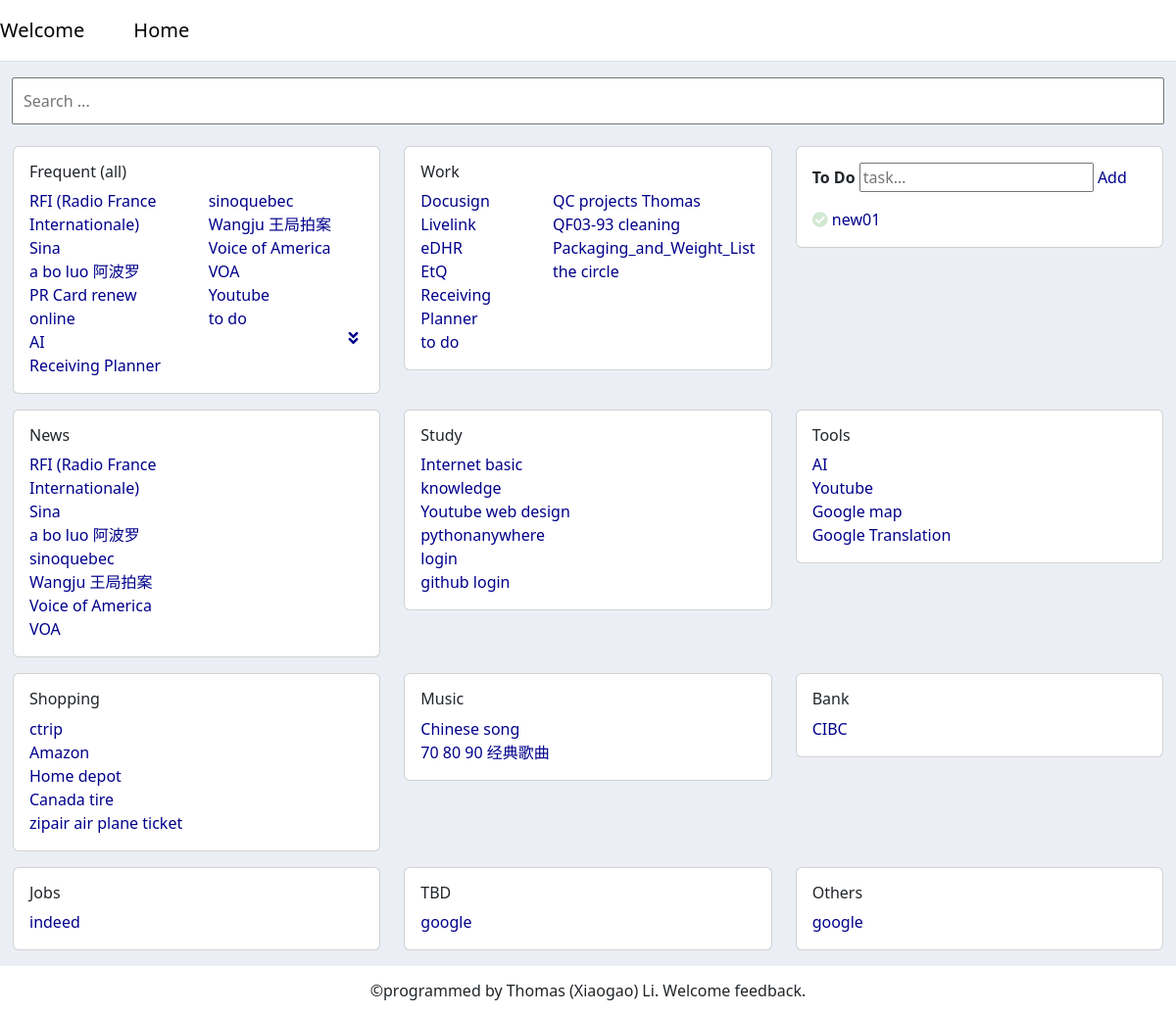
Screenshot of /output_index_list/ with the database file from the repository.
### websites/models.py (models this page shows, shortened)
class Index(models.Model):
    key_words = models.CharField(max_length=2083, null=True)
    address = models.CharField(max_length=2083, null=True)
    category1 = models.ForeignKey(IndexCategory, null=True, on_delete=models.SET_NULL)
    date_created = models.DateTimeField(auto_now_add=True, null=True)
    last_click_date = models.DateTimeField(null=True)
    click_times = models.IntegerField(default=0, null=True)

class ToDoTask(models.Model):
    task_name = models.CharField(max_length=2083, null=True)
    task_reminder1_date = models.DateTimeField(blank=True, null=True)
    task_reminder2_date = models.DateTimeField(blank=True, null=True)
    task_due_date = models.DateTimeField(blank=True, null=True)
    task_done = models.BooleanField(default=False)
    task_created_date = models.DateTimeField(auto_now_add=True, null=True)

### websites/views.py (the view)
# urls.py: path('output_index_list/', output_index_list_view, name='output_index_list'),
def output_index_list_view(request):
    indexes = Index.objects.all().order_by('-click_times')
    total_indexes = indexes.count()
    midpoint = total_indexes // 2
    indexes_first_column = indexes[:midpoint]
    indexes_second_column = indexes[midpoint:]
    indexes_work = Index.objects.filter(category1__category_name="Work")
    if request.method == 'POST':
        todotask_form = ToDoTaskForm(request.POST)
        if todotask_form.is_valid():
            todotask_form.save()
            return redirect('output_index_list')
    else:
        todotask_form = ToDoTaskForm()
    tasks = ToDoTask.objects.filter(task_done=False)
    total_tasks = tasks.count()
    indexes_news = Index.objects.filter(category1__category_name="News").order_by('-click_times')
    indexes_study = Index.objects.filter(category1__category_name="Study")
    indexes_tools = Index.objects.filter(category1__category_name="Tools").order_by('-click_times')
    indexes_shopping = Index.objects.filter(category1__category_name="Shopping")
    indexes_music = Index.objects.filter(category1__category_name="Music")
    indexes_bank = Index.objects.filter(category1__category_name="Bank")
    indexes_jobs = Index.objects.filter(category1__category_name="Jobs")
    indexes_others = Index.objects.filter(category1__category_name="Others")
    context = {
        'indexes': indexes,
        'indexes_first_column': indexes_first_column,
        'indexes_second_column': indexes_second_column,
        'indexes_work': indexes_work,
        'tasks': tasks,
        'todotask_form': todotask_form,
        'total_tasks': total_tasks,
        'indexes_news': indexes_news,
        'indexes_study': indexes_study,
        'indexes_tools': indexes_tools,
        'indexes_shopping': indexes_shopping,
        'indexes_music': indexes_music,
        'indexes_bank': indexes_bank,
        'indexes_jobs': indexes_jobs,
        'indexes_others': indexes_others,
    }
    return render(request, 'websites/main_page.html', context)

### websites/forms.py
class ToDoTaskForm(forms.ModelForm):
    class Meta:
        model = ToDoTask
        fields = '__all__'

### websites/templates/websites/main_page.html (shortened to what this page needs)
{% extends 'base.html' %}
{% load static %}
{% block content %}
<div class="row" style="margin: 12px" >
    <input type="text" id="searchInput" placeholder="Search ..." autofocus>
</div>
<div class="row" style="margin: 1px" id="six_blockers">
    {% include 'websites/block_pages/block_1_1.html' %}
    {% include 'websites/block_pages/block_1_2.html' %}
    {% include 'websites/block_pages/block_1_3.html' %}
    {% include 'websites/block_pages/block_2_1.html' %}
    {% include 'websites/block_pages/block_2_2.html' %}
    {% include 'websites/block_pages/block_2_3.html' %}
    {% include 'websites/block_pages/block_3_1.html' %}
    {% include 'websites/block_pages/block_3_2.html' %}
    {% include 'websites/block_pages/block_3_3.html' %}
    {% include 'websites/block_pages/block_4_1.html' %}
    {% include 'websites/block_pages/block_4_2.html' %}
    {% include 'websites/block_pages/block_4_3.html' %}
</div>
{% endblock content %}

### websites/templates/websites/block_pages/block_1_1.html (shortened to what this page needs)
<div class="col-md-4 block1">
    <div class="card card-body">
        <h6>Frequent (all)</h6>
        <div class="row">
            <div class="col">
                {% for index in indexes|slice:":6" %}
                    <a href="{{ index.address }}" target="_blank" onclick="recordClick({{ index.id }})" class="blue-link">{{index.key_words}}</a>
                    <br>
                {% endfor %}
            </div>
            <div class="col">
                {% for index in indexes|slice:"6:11" %}
                    <a href="{{ index.address }}" target="_blank" onclick="recordClick({{ index.id }})" class="blue-link">{{index.key_words}}</a>
                    <br>
                {% endfor %}
                {% if indexes|length > 11 %}
                    <a href="#" class="blue-link more-link"  style="margin-left: 90%;"><i class="fas fa-angle-double-down"></i></a>
                {% endif %}
            </div>
        </div>
    </div>
</div>

### websites/templates/websites/block_pages/block_1_2.html (shortened to what this page needs)
<div class="col-md-4 block2_1_less">
    <div class="card card-body">
        <h6>Work</h6>
        <div class="row">
            <div class="col">
                {% for index in indexes_work|slice:":6" %}
                    <a href="{{ index.address }}" target="_blank" onclick="recordClick({{ index.id }})" class="blue-link">{{index.key_words}}</a>
                    <br>
                {% endfor %}
            </div>
            <div class="col">
                {% for index in indexes_work|slice:"6:11" %}
                    <a href="{{ index.address }}" target="_blank" onclick="recordClick({{ index.id }})" class="blue-link">{{index.key_words}}</a>
                    <br>
                {% endfor %}
            </div>
        </div>
    </div>
</div>

### websites/templates/websites/block_pages/block_1_3.html (shortened to what this page needs)
    <link rel="stylesheet" href="https://cdnjs.cloudflare.com/ajax/libs/font-awesome/5.15.3/css/all.min.css">
<div class="col-md-4">
    <div class="card card-body">
        <div class="row">
            <form method="post" enctype="multipart/form-data">{% csrf_token %}
                <span style="font-weight: bold;">To Do</span>
                <input name="task_name" placeholder="task…" style="width: 70%; height: 30px;">
                <a href="{% url 'input_todotask' %}" style="margin-right: 20px;" class="blue-link">Add</a>
            </form>
            <div class="row">
                <div class="col-md-6">
                    {% for task in tasks|slice:":6" %}
                        <a href="{% url 'mark-task-done' task.id %}" ><i class="fas fa-check-circle tick-inside" style="font-size: 16px"></i></a>
                        <a href="{% url 'update_todotask_view' task.id %}" class="blue-link ellipsis-link" >{{ task.task_name }}</a>
                    <br>
                    {% endfor %}
                </div>
                <div class="col-md-6">
                </div>
            </div>
        </div>
    </div>
</div>

### websites/templates/websites/block_pages/block_2_1.html (shortened to what this page needs)
<div class="col-md-4 block_news_less">
    <div class="card card-body">
        <h6>News</h6>
        <div class="row">
            <div class="col">
                {% for index in indexes_news|slice:":6" %}
                    <a href="{{ index.address }}" target="_blank" onclick="recordClick({{ index.id }})" class="blue-link">{{index.key_words}}</a>
                    <br>
                {% endfor %}
            </div>
            <div class="col">
            </div>
        </div>
    </div>
</div>

### websites/templates/websites/block_pages/block_2_2.html (shortened to what this page needs)
<div class="col-md-4 block_study_less">
    <div class="card card-body">
        <h6>Study</h6>
        <div class="row">
            <div class="col">
                {% for index in indexes_study|slice:":6" %}
                    <a href="{{ index.address }}" target="_blank" onclick="recordClick({{ index.id }})" class="blue-link">{{index.key_words}}</a>
                    <br>
                {% endfor %}
            </div>
            <div class="col">
            </div>
        </div>
    </div>
</div>

### websites/templates/websites/block_pages/block_2_3.html (shortened to what this page needs)
<div class="col-md-4 block_tools_less">
    <div class="card card-body">
        <h6>Tools</h6>
        <div class="row">
            <div class="col">
                {% for index in indexes_tools|slice:":6" %}
                    <a href="{{ index.address }}" target="_blank" onclick="recordClick({{ index.id }})" class="blue-link">{{index.key_words}}</a>
                    <br>
                {% endfor %}
            </div>
            <div class="col">
            </div>
        </div>
    </div>
</div>

### websites/templates/websites/block_pages/block_3_1.html (shortened to what this page needs)
<div class="col-md-4 block_shopping_less">
    <div class="card card-body">
        <h6>Shopping</h6>
        <div class="row">
            <div class="col">
                {% for index in indexes_shopping|slice:":6" %}
                    <a href="{{ index.address }}" target="_blank" onclick="recordClick({{ index.id }})" class="blue-link">{{index.key_words}}</a>
                    <br>
                {% endfor %}
            </div>
            <div class="col">
            </div>
        </div>
    </div>
</div>

### websites/templates/websites/block_pages/block_3_2.html (shortened to what this page needs)
<div class="col-md-4 block_music_less">
    <div class="card card-body">
        <h6>Music</h6>
        <div class="row">
            <div class="col">
                {% for index in indexes_music|slice:":6" %}
                    <a href="{{ index.address }}" target="_blank" onclick="recordClick({{ index.id }})" class="blue-link">{{index.key_words}}</a>
                    <br>
                {% endfor %}
            </div>
            <div class="col">
            </div>
        </div>
    </div>
</div>

### websites/templates/websites/block_pages/block_3_3.html (shortened to what this page needs)
<div class="col-md-4 block_bank_less">
    <div class="card card-body">
        <h6>Bank</h6>
        <div class="row">
            <div class="col">
                {% for index in indexes_bank|slice:":6" %}
                    <a href="{{ index.address }}" target="_blank" onclick="recordClick({{ index.id }})" class="blue-link">{{index.key_words}}</a>
                    <br>
                {% endfor %}
            </div>
            <div class="col">
            </div>
        </div>
    </div>
</div>

### websites/templates/websites/block_pages/block_4_1.html (shortened to what this page needs)
<div class="col-md-4 block_jobs_less">
    <div class="card card-body">
        <h6>Jobs</h6>
        <div class="row">
            <div class="col">
                {% for index in indexes_jobs|slice:":6" %}
                    <a href="{{ index.address }}" target="_blank" onclick="recordClick({{ index.id }})" class="blue-link">{{index.key_words}}</a>
                    <br>
                {% endfor %}
            </div>
            <div class="col">
            </div>
        </div>
    </div>
</div>

### websites/templates/websites/block_pages/block_4_2.html (shortened to what this page needs)
<div class="col-md-4 block_tools_less">
    <div class="card card-body">
        <h6>TBD</h6>
        <div class="row">
            <div class="col">
                {% for index in indexes_others|slice:":6" %}
                    <a href="{{ index.address }}" target="_blank" onclick="recordClick({{ index.id }})" class="blue-link">{{index.key_words}}</a>
                    <br>
                {% endfor %}
            </div>
            <div class="col">
            </div>
        </div>
    </div>
</div>

### websites/templates/websites/block_pages/block_4_3.html (shortened to what this page needs)
<div class="col-md-4 block_others_less">
    <div class="card card-body">
        <h6>Others</h6>
        <div class="row">
            <div class="col">
                {% for index in indexes_others|slice:":6" %}
                    <a href="{{ index.address }}" target="_blank" onclick="recordClick({{ index.id }})" class="blue-link">{{index.key_words}}</a>
                    <br>
                {% endfor %}
            </div>
            <div class="col">
            </div>
        </div>
    </div>
</div>

### templates/snippets/base_css.html (style rules this page uses)
.blue-link { color: darkblue; text-decoration: none; }
input[type="text"] { width: 100%; padding: 10px; margin: 0 auto; margin-bottom: 10px; }

### websites/templates/websites/block_pages/block_1_3.html (style rules this page uses)
.tick-inside { color: #5AB16147; font-size: 14px; }

### rows the page displays
Index: key_words "RFI (Radio France Internationale)"
Index: key_words "Sina"
Index: key_words "a bo luo 阿波罗"
Index: key_words "PR Card renew online"
Index: key_words "AI"
Index: key_words "Receiving Planner"
Index: key_words "sinoquebec"
Index: key_words "Wangju 王局拍案"
Index: key_words "Voice of America VOA"
Index: key_words "Youtube"
Index: key_words "to do"
Index: key_words "Docusign"
Index: key_words "Livelink"
Index: key_words "eDHR"
Index: {{ index.id }} 12 (drawn), key_words "EtQ"
Index: key_words "QC projects Thomas"
Index: key_words "QF03-93 cleaning"
Index: key_words "Packaging_and_Weight_List"
Index: key_words "the circle"
ToDoTask: task_name "new01"
Index: key_words "Internet basic knowledge"
Index: key_words "Youtube web design"
Index: key_words "pythonanywhere login"
Index: key_words "github login"
Index: key_words "Google map"
Index: key_words "Google Translation"
Index: key_words "ctrip"
Index: key_words "Amazon"
Index: key_words "Home depot"
Index: key_words "Canada tire"
Index: key_words "zipair air plane ticket"
Index: key_words "Chinese song"
Index: key_words "70 80 90 经典歌曲"
Index: key_words "CIBC"
Index: key_words "indeed"
Index: key_words "google"
